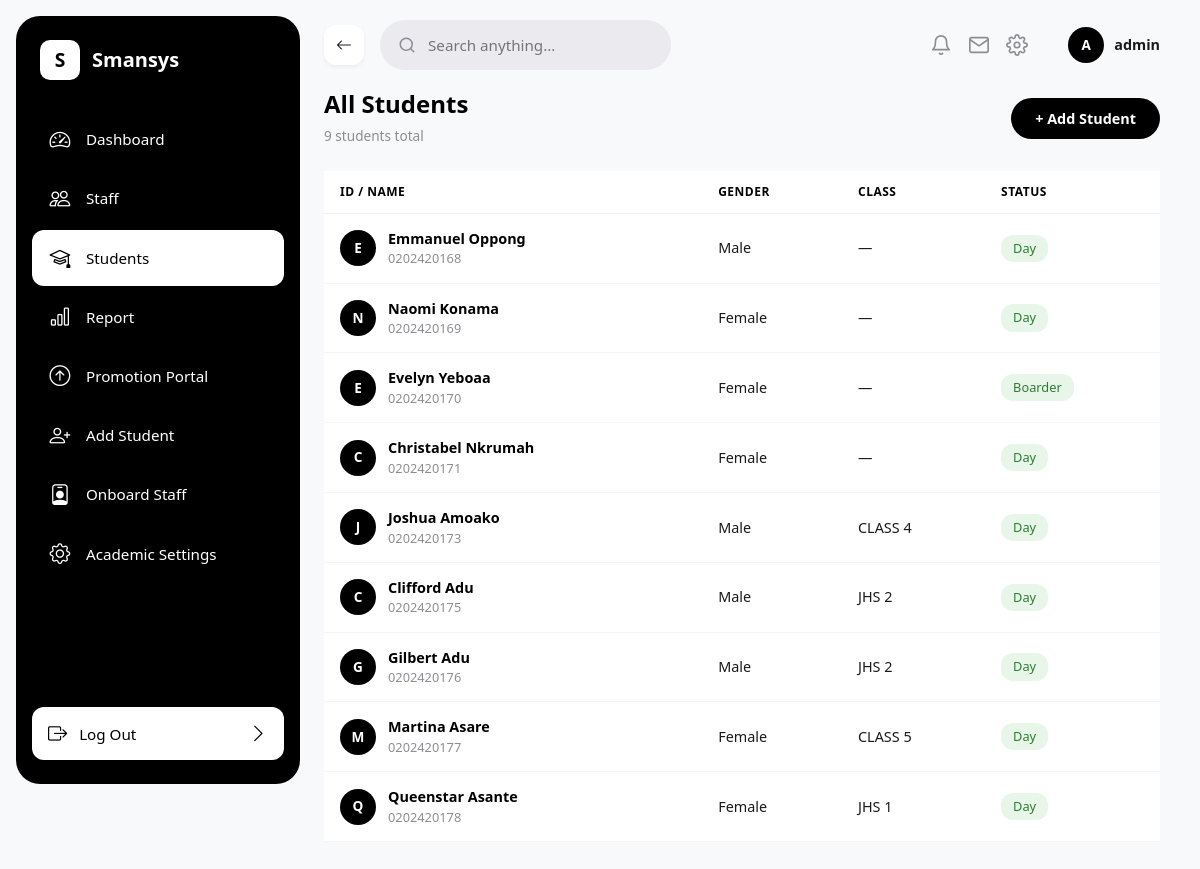
/students/ (signed in), run on an earlier commit of the app's database.
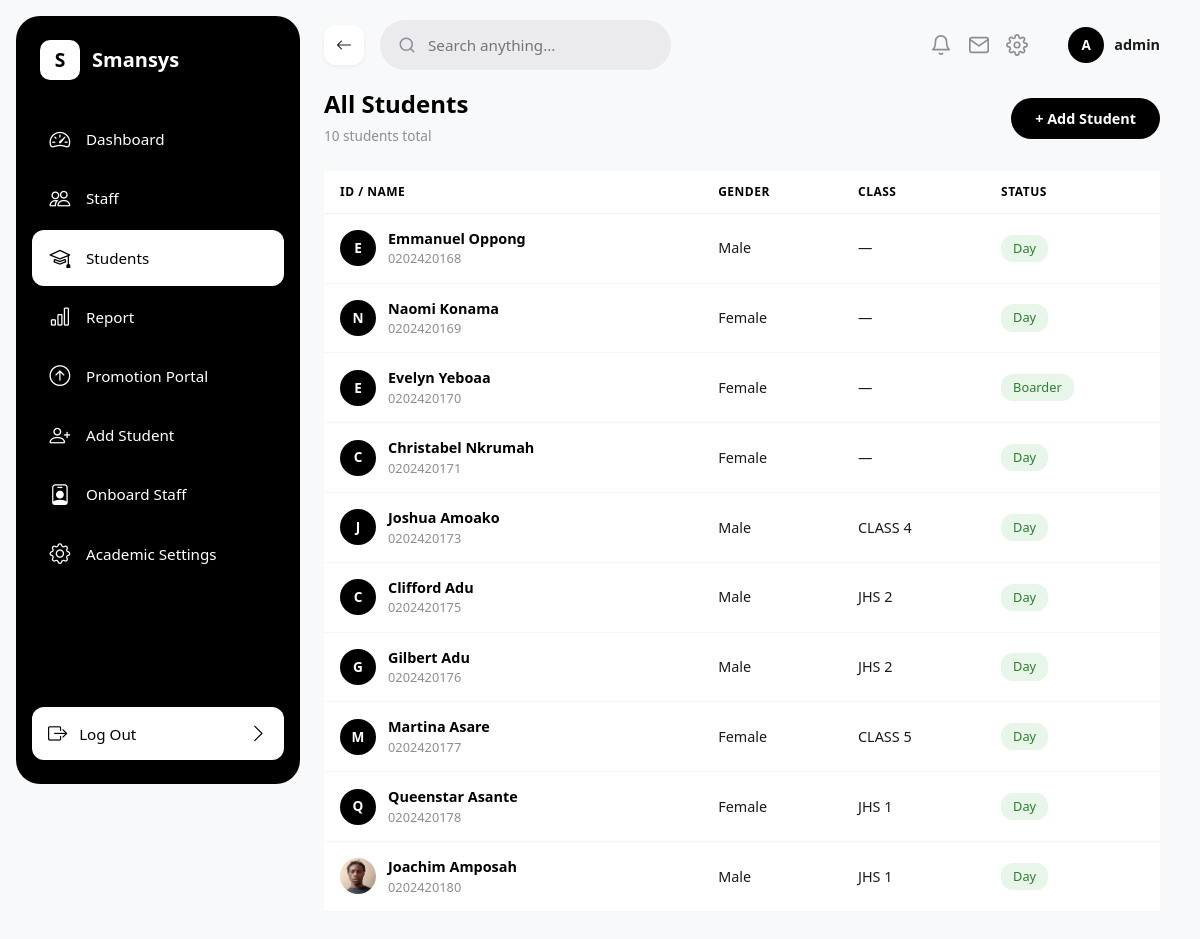
And on a later commit of the database.
### sis/models.py (models this page shows, shortened)
class Student(models.Model):
    GENDER_CHOICES = [('Male', 'Male'), ('Female', 'Female')]
    STATUS_CHOICES = [('Day', 'Day'), ('Boarder', 'Boarder')]
    LIVING_WITH_CHOICES = [('Mother', 'Mother'), ('Father', 'Father'), ('Both', 'Both')]
    admission_number = models.CharField(max_length=50, unique=True)
    first_name = models.CharField(max_length=100)
    last_name = models.CharField(max_length=100)
    dob = models.DateField(verbose_name='Date of Birth')
    date_of_admission = models.DateField(default=date.today)
    gender = models.CharField(max_length=10, choices=GENDER_CHOICES)
    status = models.CharField(max_length=10, choices=STATUS_CHOICES)
    living_with = models.CharField(max_length=10, choices=LIVING_WITH_CHOICES, default='Both')
    previous_school_attended = models.CharField(max_length=255, default='N/A')
    profile_picture = models.ImageField(upload_to='students/profiles/', blank=True, null=True)
    father = models.ForeignKey(Parent, on_delete=models.SET_NULL, null=True, blank=True, related_name='father_of')
    mother = models.ForeignKey(Parent, on_delete=models.SET_NULL, null=True, blank=True, related_name='mother_of')
    @property
    def current_class(self):
        latest = self.enrollments.order_by('-date_enrolled').first()
        return latest.classroom if latest else None

class Enrollment(models.Model):
    student = models.ForeignKey('Student', on_delete=models.CASCADE, related_name='enrollments')
    classroom = models.ForeignKey('ClassRoom', on_delete=models.PROTECT, related_name='enrollments')
    term = models.CharField(max_length=20, default="Term 1")
    academic_year = models.CharField(max_length=20, default="2025/2026")
    date_enrolled = models.DateTimeField(auto_now_add=True)
    class Meta:
        unique_together = ('student', 'classroom', 'term', 'academic_year')

class ClassRoom(models.Model):
    class_name = models.CharField(max_length=50, unique=True)
    order = models.PositiveIntegerField(
        default=0,
        help_text="Used to sort classes hierarchically (e.g., Class 1 = 1, JHS 3 = 9)"
    )
    class Meta:
        ordering = ['order']
    def __str__(self):
        return self.class_name

### sis/views.py (the view)
# urls.py: path('students/', student_list_view, name='student_list'),
@login_required
def student_list_view(request):
    students = Student.objects.all()
    classrooms = ClassRoom.objects.all()
    return render(request, 'sis/student_list.html', {
        'students': students,
        'classrooms': classrooms,
    })

### sis/templates/sis/student_list.html (shortened to what this page needs)
{% extends 'sis/base.html' %}
{% load static %}
{% block content %}
<div class="d-flex justify-content-between align-items-center mb-4">
    <div>
        <h4 class="fw-bold mb-1" style="color: #000000;">All Students</h4>
        <span style="color: #8E8D93; font-size: 0.85rem;">{{ students|length }} students total</span>
    </div>
    <div>
        <a href="{% url 'student_registration' %}" style="background-color: #000000; color: #ffffff; border: none; border-radius: 25px; padding: 10px 24px; font-weight: 600; font-size: 0.9rem; text-decoration: none; display: inline-block; cursor: pointer;">+ Add Student</a>
    </div>
</div>
<div class="table-responsive">
    <table class="table table-hover align-middle" style="border-collapse: separate; border-spacing: 0;">
        <thead>
            <tr style="color: #8E8D93; font-size: 0.75rem; font-weight: 600; text-transform: uppercase; letter-spacing: 0.5px;">
                <th style="padding: 12px 16px; border-bottom: 1px solid #f0f0f0;">ID / Name</th>
                <th style="padding: 12px 16px; border-bottom: 1px solid #f0f0f0;">Gender</th>
                <th style="padding: 12px 16px; border-bottom: 1px solid #f0f0f0;">Class</th>
                <th style="padding: 12px 16px; border-bottom: 1px solid #f0f0f0;">Status</th>
            </tr>
        </thead>
        <tbody>
            {% for student in students %}
            <tr style="cursor: pointer; transition: background 0.15s;" onclick="window.location='{% url 'student_detail' student.id %}';">
                <td style="padding: 14px 16px; border-bottom: 1px solid #f5f5f5;">
                    <div style="display: flex; align-items: center; gap: 12px;">
                        {% if student.profile_picture %}
                        <img src="{{ student.profile_picture.url }}" alt="" style="width: 36px; height: 36px; border-radius: 50%; object-fit: cover;">
                        {% else %}
                        <span style="width: 36px; height: 36px; border-radius: 50%; background-color: #000000; color: #ffffff; display: flex; align-items: center; justify-content: center; font-weight: 700; font-size: 0.85rem; flex-shrink: 0;">{{ student.first_name|first|upper }}</span>
                        {% endif %}
                        <div>
                            <div style="font-weight: 600; color: #000000; font-size: 0.9rem;">{{ student.first_name }} {{ student.last_name }}</div>
                            <div style="color: #8E8D93; font-size: 0.8rem;">{{ student.admission_number }}</div>
                        </div>
                    </div>
                </td>
                <td style="padding: 14px 16px; border-bottom: 1px solid #f5f5f5; color: #1A1A1A; font-size: 0.9rem;">{{ student.gender }}</td>
                <td style="padding: 14px 16px; border-bottom: 1px solid #f5f5f5; color: #1A1A1A; font-size: 0.9rem;">{% if student.current_class %}{{ student.current_class }}{% else %}&mdash;{% endif %}</td>
                <td style="padding: 14px 16px; border-bottom: 1px solid #f5f5f5;">
                    <span style="background-color: #E8F5E9; color: #2E7D32; border-radius: 12px; padding: 4px 12px; font-weight: 500; font-size: 0.8rem; display: inline-block;">{{ student.status }}</span>
                </td>
            </tr>
            {% empty %}
            <tr>
                <td colspan="4" class="text-center py-5" style="color: #8E8D93;">No students registered yet.</td>
            </tr>
            {% endfor %}
        </tbody>
    </table>
</div>
{% endblock %}

What changed in the data, as far as the page shows it:
added Student: profile_picture (picture), first_name "Joachim", last_name "Amposah", admission_number "0202420180", gender "Male", current_class "JHS 1", status "Day"
Also different on the page:
{{ students|length }}: "9" → "10"
